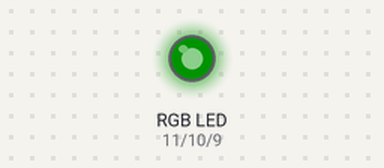
Bench run of a sketch on a simulated Arduino Uno, built with avr-gcc and run on an emulated ATmega328P. Parts: an RGB LED mixed from three pins (HIGH = lit). Dim RGB values are drawn brighter than linear; random numbers use the default seed unless the sketch sets one.

Above: at 0.15 s.
At 1.66 s:
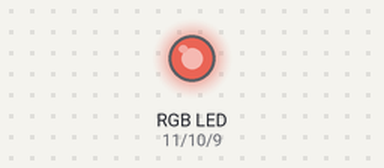
At 3.47 s:
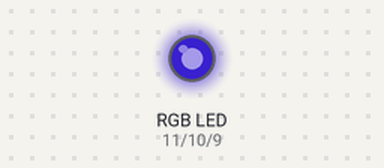
At 6.79 s:
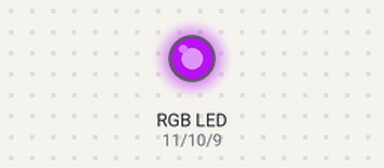
At 10.11 s:
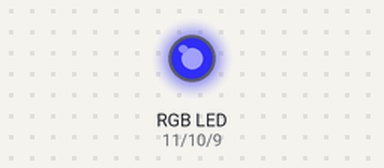
At 13.44 s:
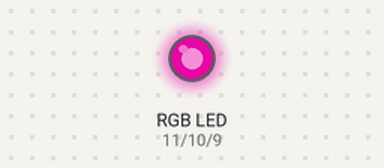
Timing chart, 0 to 13.5 s (numbered marks = the images above):
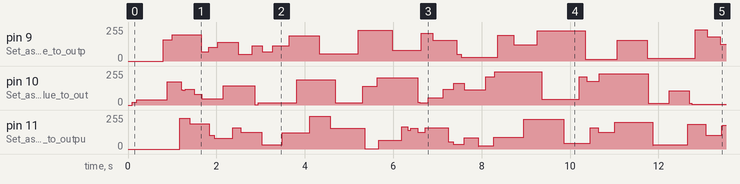

Measured:
- by itself, pin 9 (Set_as_blue_value_to_outp): 0/255 → 158/255 at 0.80 s, → 197/255 0.20 s later, → 68/255 0.65 s later, → 102/255 0.18 s later, … (27 changes in this stretch)

The sketch:

Multi_RGB.ino
```cpp
// Initializing values as integers
int currentRed = 0, currentGreen = 0, currentBlue = 0;
int previousRed, previousGreen, previousBlue;

// Sets pinMode OUTPUT so the colors are able to display properly
void setup()
{
  pinMode(9, OUTPUT);           // Set as blue value to output
  pinMode(10, OUTPUT);          // Set as green value to output
  pinMode(11, OUTPUT);          // Set as red value to output
}

// Loop that controls random hex values for our 3 main colors
void loop()
{
  // Decrements the values when the current values are bigger than the previous
  if (currentRed  > previousRed)
  {
    currentRed --;
  }

  // Increments the values when the previous values and bigger than the current
  else if (currentRed  < previousRed)
  {
    currentRed ++;
  }

  // Set New Values if the values are equal
  else
  {
    previousRed = random(0, 255);
  }

  // Decrements the values when the current values are bigger than the previous
  if (currentGreen > previousGreen)
  {
    currentGreen--;
  }

  // Increments the values when the previous values and bigger than the current
  else if (currentGreen < previousGreen)
  {
    currentGreen++;
  }

  // Set New Values if the values are equal
  else
  {
    previousGreen = random(0, 255);
  }

  // Decrements the values when the current values are bigger than the previous
  if (currentBlue > previousBlue)
  {
    currentBlue--;
  }

  // Increments the values when the previous values and bigger than the current
  else if (currentBlue < previousBlue)
  {
    currentBlue++;
  }

  // Set New Values if the values are equal
  else
  {
    previousBlue = random(0, 255);
  }

  // Using Pulse Width Modulation to write an analog value to a pin
  // PWM reduces the average power from an electrical signal
  // Writes the values as a int between 0 - 255
  analogWrite(11, currentRed);
  analogWrite(10, currentGreen);
  analogWrite(9, currentBlue);

  // Controls the speed of the light, changing will make it faster/slower
  delay(5);
}
```
